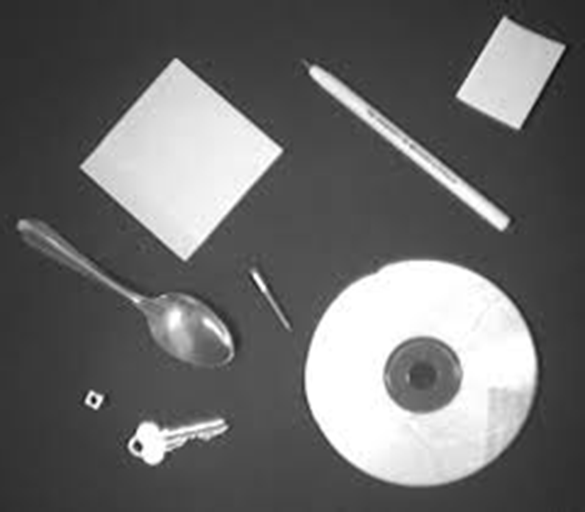
#> input picture IS602/objects.png, 585 x 512 px
$ python IS602Assignment8.py   (Python 2 division)   (older library calls are emulated)
#> lines starting #> are read from the running program, lines starting #| are printed output that depends on the picture; after the words box and inside, x2 and y2 are one past the last pixel; in counts of white or black regions, pixels touching at a corner belong together; long printed decimals are rounded
__author__ = "David Stern"


import scipy.ndimage as ndimage
import scipy.misc as misc
import matplotlib.pyplot as pylab
import numpy as np
import Tkinter
import tkFileDialog


def open_png():
	root=Tkinter.Tk()
	root.withdraw()
	filename=tkFileDialog.askopenfilename(parent=root)
#> the answer given: objects.png
	return filename

def process_img_mean(photo,n):
#> called with photo = 'objects.png', n = 8
	objects = misc.imread(photo)
#> objects is the input picture: shape (512, 585, 3); min 6, max 255, mean 106.8
	img = ndimage.gaussian_filter(objects,n)
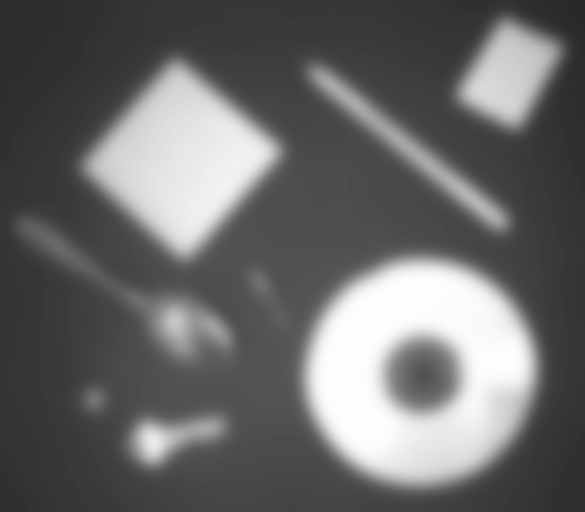
#> img: shape (512, 585, 3); min 40, max 253, mean 105.6
	thres = img > img.mean()
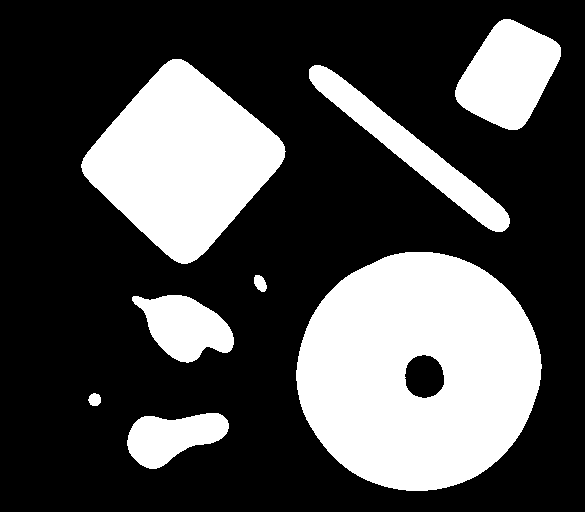
#> thres: shape (512, 585, 3) bool; 30.2% white; 8 white regions, largest, box (x1, y1, x2, y2) and area: (296, 252, 542, 491) 44205, (81, 59, 286, 264) 24213, (455, 19, 561, 130) 7550
	labs, count = ndimage.measurements.label(thres)
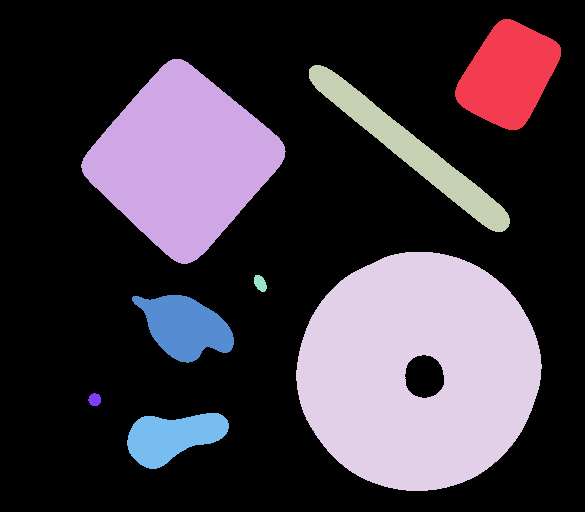
#> labs: shape (512, 585, 3) int32; 9 distinct labels, from 0 to 8; one colour per label, 0 black
#> count = 8
	centers = ndimage.measurements.center_of_mass(thres, labs, range(1, count + 1))
#> centers = [(74.39, 508, 1), (160.4, 182.4, 1), (149.1, 410.1, 1), (370.8, 418, 1), (282.9, 259.8, 1), (326.3, 184.7, 1), (399.2, 94.31, 1), (436.5, 172.1, 1)]
	print 'This image has %i objects' % count,' and the centers are located at: \n\n', centers
#| This image has 8 objects  and the centers are located at:
#|  [(74.391, 508.013, 1.0), (160.406, 182.388, 1.0), (149.066, 410.122, 1.0), (370.832, 418.004, 1.0), (282.874, 259.830, 1.0), (326.328, 184.705, 1.0), (399.206, 94.313, 1.0), (436.458, 172.139, 1.0)]
	pylab.imshow(labs)
	pylab.scatter([each[1] for each in centers], [each[0] for each in centers],color='red')
	pylab.show()
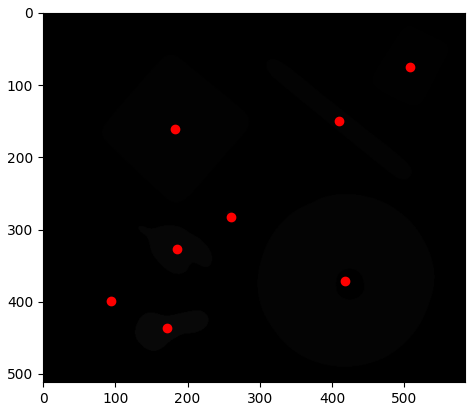
#> figure drawn by matplotlib, 1 panel

def process_img_thresh(photo,n,t):
	objects = misc.imread(photo)
	img = ndimage.gaussian_filter(objects,n)
	thres = np.where(img > t, 255., 0.)
	labs, count = ndimage.measurements.label(thres)
	centers = ndimage.measurements.center_of_mass(thres, labs, range(1, count + 1))
	print 'This image has %i objects' % count, ' and the centers are located at: \n\n', centers
	pylab.imshow(labs)
	pylab.scatter([each[1] for each in centers], [each[0] for each in centers],color='red')
	pylab.show()


if __name__ == '__main__':
    image_file = open_png()
    name = image_file.strip().split('/')
    selected = name[-1]
    if selected == 'circles.png':
    	process_img_thresh(image_file,2,127.5)
    elif selected == 'objects.png':
    	process_img_mean(image_file,8)
    elif selected == 'peppers.png':
    	process_img_mean(image_file,11)
